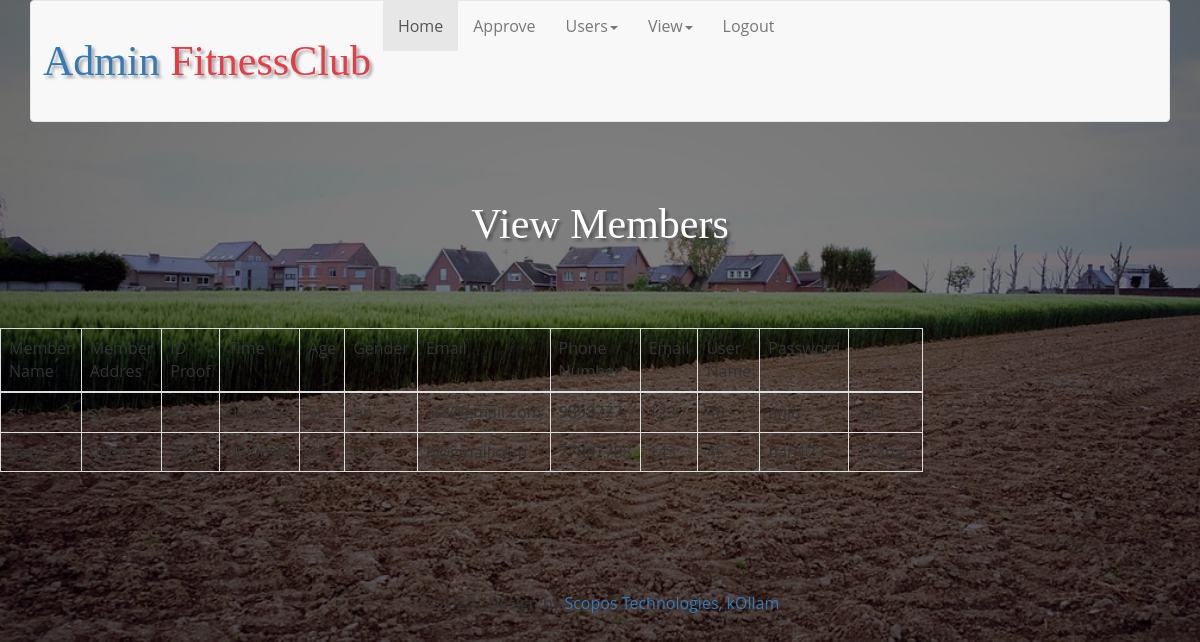
Screenshot of /Fitness_Club/Admin/member.php with the database file from the repository.
### tables this page shows
CREATE TABLE IF NOT EXISTS `member_reg` (
  `m_id` int(11) NOT NULL AUTO_INCREMENT,
  `m_name` varchar(20) NOT NULL,
  `m_address` varchar(50) NOT NULL,
  `m_id_proof` int(11) NOT NULL,
  `m_time` time NOT NULL,
  `age` int(11) NOT NULL,
  `gender` varchar(20) NOT NULL,
  `m_email` varchar(20) NOT NULL,
  `m_phno` double NOT NULL,
  `m_height` int(11) NOT NULL,
  `m_weight` int(11) NOT NULL,
  PRIMARY KEY (`m_id`)
);

### Fitness_Club/Admin/member.php (the view, shortened to what this page needs)
<?php
require_once './admin_nav.php';
require_once '../config/conn.php';
?>
<div style="height:450px">   <br>
  <h1 style="text-align:center;">View Members</h1><br><br>
<table style="width:70%;" class="table table-bordered" align="center">
   <tr>
      <th>Member Name</th>
      <th>Member Addres</th>
      <th>ID Proof</th>
      <th>Time</th>
      <th>Age</th>
      <th>Gender</th>
      <th>Email</th>
      <th>Phone Number</th>
      <th>Email</th>
      <th>User Name</th>
      <th>Password</th>
  </tr>
    <tbody>
      <?php
   $sql="SELECT `m_id`, `m_name` , `m_address` , `m_id_proof` , `m_time` , `age` , `gender` , `m_email` , `m_phno`,`m_height`,`m_weight`, `log_id` , `username` , `password` FROM member_reg,login where member_reg.m_id=login.reg_id AND login.status=1 and login.user_type='Member'";
    $res=$con->query($sql);
  if($res->num_rows>0)
{
    while($row=$res->fetch_assoc())
    {?>
    <tr>
    <td><?php echo $row['m_name'];?></td>
    <td><?php echo $row['m_address'];?></td>
    <td><?php echo $row['m_id_proof'];?></td>
<td><?php echo $row['m_time'];?></td>
<td><?php echo $row['age'];?></td>
<td><?php echo $row['gender'];?></td>
<td><?php echo $row['m_email'];?></td>
<td><?php echo $row['m_phno'];?></td>
<td><?php echo $row['m_height'];?></td>
<td><?php echo $row['m_weight'];?></td>
<td><?php echo $row['username'];?></td>
<td><?php echo $row['password'];?></td>
                 <?php
    }
}
?>
    </tbody>
  </table>
                </div>
            <div class="wthree-copyright">
                            <p style="text-align: center">© 2020| Design by <a href="http://w3layouts.com">Scopos Technologies, kOllam</a></p>
            </div>

### Fitness_Club/Admin/login/css/style.css (style rules this page uses)
html, body, div, span, applet, object, iframe, h1, h2, h3, h4, h5, h6, p, blockquote, pre, a, abbr, acronym, address, big, cite, code, del, dfn, em, img, ins, kbd, q, s, samp, small, strike, strong, sub, sup, tt, var, b, u, i, dl, dt, dd, ol, nav ul, nav li, fieldset, form, label, legend, table, caption, tbody, tfoot, thead, tr, th, td, article, aside, canvas, details, embed, figure, figcaption, footer, header, hgroup, menu, nav, output, ruby, section, summary, time, mark, audio, video { margin: 0; padding: 0; border: 0; font-size: 100%; font: inherit; vertical-align: baseline; }
table { border-collapse: collapse; border-spacing: 0; }
a { text-decoration: none; }
body { background: url(../images/1.jpg) no-repeat; background-size: cover; -webkit-background-size: cover; -moz-background-size: cover; -o-background-size: cover; -ms-background-size: cover; background-position: center; font-family: 'Open Sans', sans-serif; font-size: 100%; min-height:100vh; }
h1 { font-size: 3.5em; color: #fff; text-align: center; margin: 3vw 1vw; font-family: 'Sigmar One', cursive; text-shadow: 3px 3px 3px rgba(0, 0, 0, 0.32); }
@media (max-width:1920px) { h1 { font-size: 3.5vw; } }

### rows the page displays
member_reg: m_name "ss", m_address "sd", m_id_proof "34", m_time "00:00:07", age "56", gender "on", m_email "ass@gmail.com", m_phno "9898777", m_height "123", m_weight "40", login.username "anju", login.password "aaa"
member_reg: m_name "hari", m_address "hgde", m_id_proof "343", m_time "00:00:04", age "34", gender "on", m_email "h@gmail.com", m_phno "77887788", m_height "143", m_weight "45", login.username "hari123", login.password "123hari"
